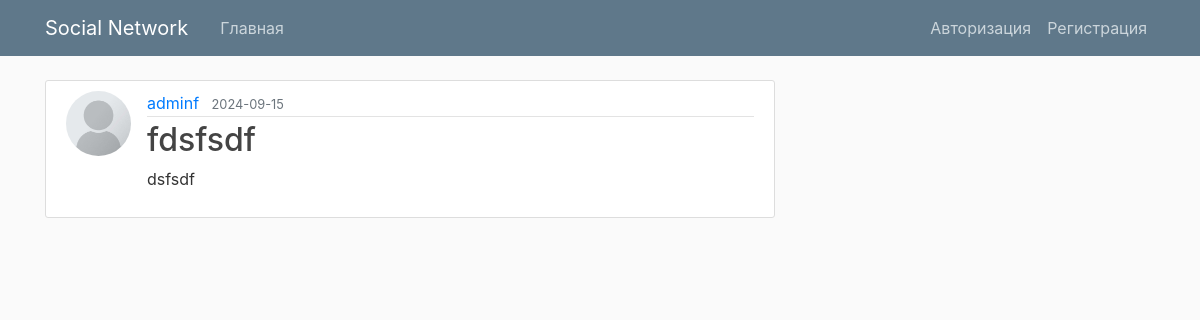
/post/1, run on an earlier commit of the app's database.
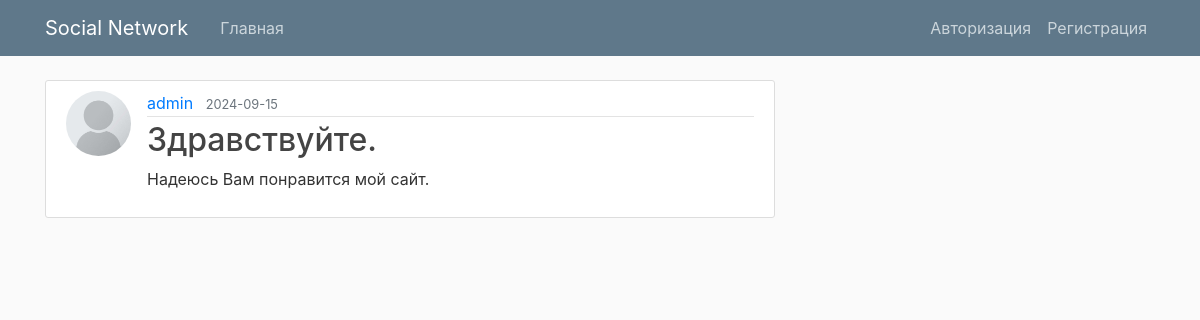
And on a later commit of the database.
### flaskblog/models.py (models this page shows, shortened)
class User(db.Model, UserMixin):
    id = db.Column(db.Integer, primary_key=True)
    username = db.Column(db.String(20), unique=True, nullable=False)
    email = db.Column(db.String(120), unique=True, nullable=False)
    image_file = db.Column(db.String(20), nullable=False, default='default.jpg')
    password = db.Column(db.String(60), nullable=False)
    posts = db.relationship('Post', backref='author', lazy=True)

class Post(db.Model):
    id = db.Column(db.Integer, primary_key=True)
    title = db.Column(db.String(100), nullable=False)
    date_posted = db.Column(db.DateTime, nullable=False, default=datetime.utcnow)
    content = db.Column(db.Text, nullable=False)
    user_id = db.Column(db.Integer, db.ForeignKey('user.id'), nullable=False)

### flaskblog/routes.py (the view)
@app.route("/post/<int:post_id>")
def post(post_id):
    post = Post.query.get_or_404(post_id)
    return render_template('post.html', title=post.title, post=post)

### flaskblog/templates/post.html (shortened to what this page needs)
{% extends "layout.html" %}
{% block content %}
  <article class="media content-section">
    <img class="rounded-circle article-img" src="{{ url_for('static', filename='profile_pics/' + post.author.image_file) }}">
    <div class="media-body">
      <div class="article-metadata">
        <a class="mr-2" href="{{ url_for('user_posts', username=post.author.username) }}">{{ post.author.username }}</a>
        <small class="text-muted">{{ post.date_posted.strftime('%Y-%m-%d') }}</small>
      </div>
      <h2 class="article-title">{{ post.title }}</h2>
      <p class="article-content">{{ post.content }}</p>
    </div>
  </article>
{% endblock content %}

What changed in the data, as far as the page shows it:
no longer on this page (row edited): User: image_file (placeholder picture), author.username "adminf"
now on this page (row edited): User: image_file (placeholder picture), author.username "admin"
changed Post: title "fdsfsdf" → "Здравствуйте."; content "dsfsdf" → "Надеюсь Вам понравится мой сайт."
